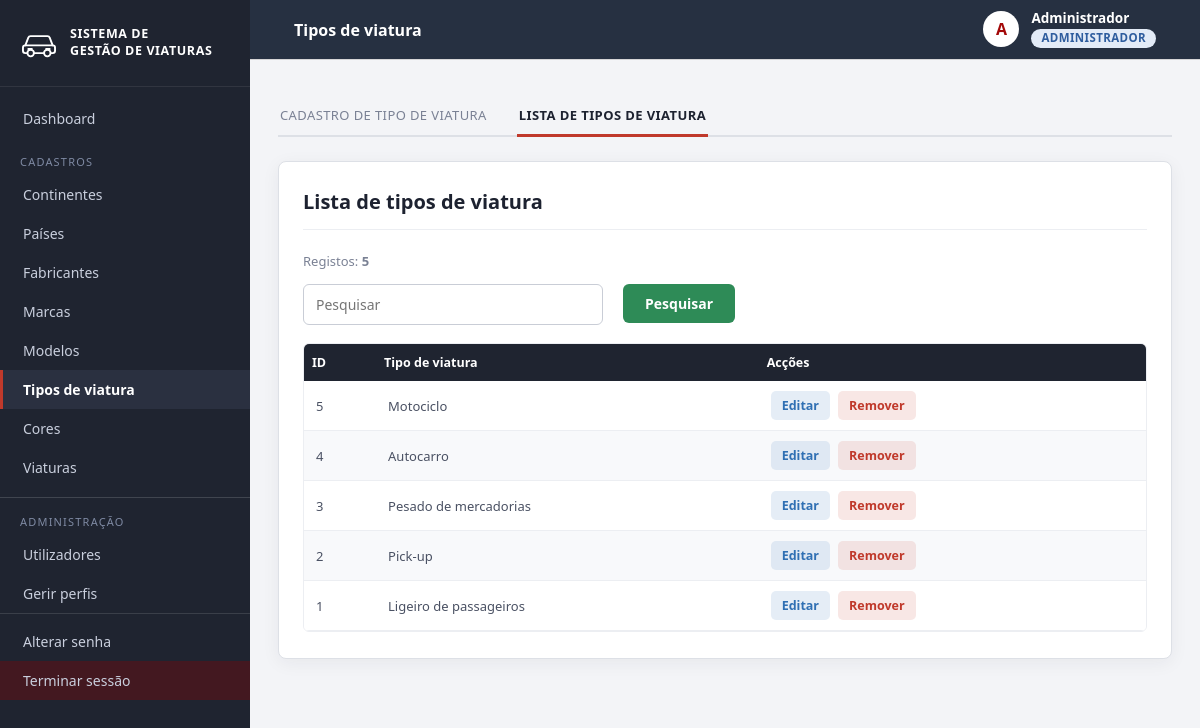
/view/ListarTipoViatura.php (signed in), run on the app's committed database.
### tables this page shows
CREATE TABLE tipoviatura (
    idTipo   INT AUTO_INCREMENT PRIMARY KEY,
    nomeTipo VARCHAR(60) NOT NULL,
    activo   TINYINT(1) NOT NULL DEFAULT 1
);

### controller/controllerLogin.php (called while the page is built, shortened)
<?php
include_once(__DIR__ . "/helpers.php");
include_once(__DIR__ . "/controllerLog.php");
function eAdministrador()
{
    return isset($_SESSION['idPerfil']) && (int) $_SESSION['idPerfil'] === ID_PERFIL_ADMIN;
}
function temPermissao($chave)
{
    global $conexao;
    static $chaves = null;
    if (eAdministrador() && strpos($chave, 'log:') !== 0) {
        return true;
    }
    if ($chaves === null) {
        $chaves = array();
        $idPerfil = (int) ($_SESSION['idPerfil'] ?? 0);
        $sql = "select p.chave from perfil_permissao pp
                join permissao p on p.codigoPermissao = pp.codigoPermissao
                where pp.idPerfil=" . $idPerfil;
        $result = mysqli_query($conexao, $sql);
        if ($result) {
            while ($rs = mysqli_fetch_assoc($result)) {
                array_push($chaves, $rs['chave']);
            }
        }
    }
    return in_array($chave, $chaves);
}

### controller/controllerTipoViatura.php (called while the page is built, shortened)
<?php
include_once(__DIR__ . "/../model/TipoViatura.php");
include_once(__DIR__ . "/helpers.php");
include_once(__DIR__ . "/controllerLog.php");
function montarTipoViatura($rs)
{
    return new TipoViatura($rs['idTipo'], $rs['nomeTipo']);
}
function consultarTipoViatura($filtro = "", $ordem = "t.idTipo desc")
{
    global $conexao;
    $lista = array();
    $sql = "select t.* from tipoviatura t where t.activo=1" . $filtro . " order by " . $ordem;
    $result = mysqli_query($conexao, $sql);
    if ($result) {
        while ($rs = mysqli_fetch_assoc($result)) {
            array_push($lista, montarTipoViatura($rs));
        }
    }
    return $lista;
}
function listarTipoViatura()
{
    return consultarTipoViatura();
}

### controller/helpers.php (called while the page is built, shortened)
<?php
function e($texto)
{
    return htmlspecialchars((string) $texto, ENT_QUOTES, 'UTF-8');
}

### model/TipoViatura.php (called while the page is built, shortened)
<?php
class TipoViatura
{
    private $idTipo;
    private $nomeTipo;
    public function __construct($idTipo, $nomeTipo)
    {
        $this->idTipo = $idTipo;
        $this->nomeTipo = $nomeTipo;
    }
    public function getIdTipo()
    {
        return $this->idTipo;
    }
    public function getNomeTipo()
    {
        return $this->nomeTipo;
    }
}

### view/ListarTipoViatura.php (the view, shortened to what this page needs)
<?php
include_once __DIR__ . '/../controller/controllerLogin.php';
include_once __DIR__ . '/../controller/controllerTipoViatura.php';
$pesquisa = trim($_GET['pesquisa'] ?? '');
$lista = $pesquisa != '' ? pesquisarTipoViatura($pesquisa) : listarTipoViatura();
$podeEditar = temPermissao('tipoviatura:actualizar');
$podeRemover = temPermissao('tipoviatura:remover');
?>
<!DOCTYPE html>
<html lang="pt">
<head>
    <link rel="stylesheet" href="css/estilo.css">
</head>
<body>
    <?php include __DIR__ . '/partials/menu.php'; ?>
    <div class="mae">
        <div class="cabecalho">
            <div class="abas">
                <?php if (temPermissao('tipoviatura:criar')) { ?><a href="CadastrarTipoViatura.php" class="aba">CADASTRO DE TIPO DE VIATURA</a><?php } ?>
                <div class="aba abaAtiva">LISTA DE TIPOS DE VIATURA</div>
            </div>
        </div>
        <div class="dalheee">
            <div class="card">
                <div class="topo">
                    <h1 class="titulo"><strong>Lista de tipos de viatura</strong></h1>
                </div>
                <p class="totalRegistos">Registos: <strong><?= count($lista) ?></strong></p>
                <form method="get">
                    <div class="linha">
                        <div class="campo campoBusca">
                            <input type="text" name="pesquisa" class="input" placeholder="Pesquisar" value="<?= e($pesquisa) ?>">
                        </div>
                        <div class="campo">
                            <button type="submit" class="botao">Pesquisar</button>
                        </div>
                    </div>
                </form>
                <div class="tabela">
                    <table>
                        <thead>
                            <tr>
                                <th>ID</th>
                                <th>Tipo de viatura</th>
                                <th>Acções</th>
                            </tr>
                        </thead>
                        <tbody>
                            <?php if (count($lista) == 0) { ?>
                                <tr>
                                    <td colspan="3">SEM NENHUM TIPO DE VIATURA REGISTADO</td>
                                </tr>
                            <?php } else { ?>
                                <?php foreach ($lista as $item) { ?>
                                    <tr>
                                        <td><?= $item->getIdTipo() ?></td>
                                        <td><?= e($item->getNomeTipo()) ?></td>
                                        <td>
                                            <div class="acoes">
                                                <?php if ($podeEditar) { ?>
                                                    <a href="#editar-<?= $item->getIdTipo() ?>" class="botaoAtualizar">Editar</a>
                                                <?php } ?>
                                                <?php if ($podeRemover) { ?>
                                                    <a href="#remover-<?= $item->getIdTipo() ?>" class="botaoRemover">Remover</a>
                                                <?php } ?>
                                            </div>
                                        </td>
                                    </tr>
                                <?php } ?>
                            <?php } ?>
                        </tbody>
                    </table>
                </div>
            </div>
        </div>
    </div>
</body>
</html>

### view/css/estilo.css (style rules this page uses)
:root { --escuro: #1f2430; --escuro-2: #2a3040; --acento: #c0392b; --acento-hover: #a93226; --verde: #2e8b57; --verde-hover: #25744a; --azul: #2f6fb3; --azul-hover: #265a93; --fundo: #f3f4f7; --branco: #ffffff; --borda: #dde0e6; --texto: #1d2230; --texto-medio: #4a5163; --texto-claro: #7a8194; }
* { margin: 0; padding: 0; box-sizing: border-box; font-family: 'Segoe UI', 'Trebuchet MS', Arial, sans-serif; }
body { background-color: var(--fundo); color: var(--texto); min-height: 100vh; }
.mae { margin-left: 250px; min-height: 100vh; display: flex; flex-direction: column; padding: 92px 28px 40px; }
.cabecalho { position: sticky; top: 60px; z-index: 10; background-color: var(--fundo); padding-top: 4px; margin-bottom: 24px; }
.abas { display: flex; gap: 28px; max-width: 1400px; margin: 0 auto; border-bottom: 2px solid var(--borda); }
.aba { padding: 10px 2px; font-size: 13px; letter-spacing: 0.4px; color: var(--texto-claro); text-decoration: none; }
.abaAtiva { color: var(--texto); font-weight: bold; border-bottom: 3px solid var(--acento); margin-bottom: -2px; }
.dalheee { width: 100%; display: flex; justify-content: center; }
.card { width: 100%; max-width: 1400px; margin: 0 auto; background-color: var(--branco); border: 1px solid var(--borda); border-radius: 8px; padding: 26px 24px; box-shadow: 0 4px 18px rgba(31, 36, 48, 0.06); }
.topo { margin-bottom: 22px; padding-bottom: 14px; border-bottom: 1px solid #eceef2; }
.titulo { font-size: 20px; color: var(--texto); }
.linha { display: flex; gap: 20px; }
.campo { margin-bottom: 18px; }
.campoBusca { width: 300px; }
.input { width: 100%; padding: 10px 12px; border: 1px solid #c9cdd6; border-radius: 6px; font-size: 14px; color: var(--texto); background-color: #ffffff; transition: border-color 0.15s ease, box-shadow 0.15s ease; }
.botao { display: inline-block; padding: 10px 22px; border: none; border-radius: 6px; background-color: var(--verde); color: #ffffff; font-size: 14px; font-weight: 600; text-decoration: none; cursor: pointer; white-space: nowrap; }
.tabela { width: 100%; max-height: calc(100vh - 360px); min-height: 280px; overflow: auto; border: 1px solid #eceef2; border-radius: 6px; }
table { width: 100%; border-collapse: collapse; background-color: #ffffff; }
thead th { position: sticky; top: 0; z-index: 2; background-color: var(--escuro); color: #ffffff; text-align: left; padding: 10px 8px; font-size: 12.5px; font-weight: 600; white-space: nowrap; }
tbody td { padding: 10px 12px; white-space: nowrap; font-size: 13px; color: var(--texto-medio); border-bottom: 1px solid #eceef2; }
tbody tr:nth-child(even) { background-color: #f8f9fb; }
.acoes { display: flex; gap: 8px; }
.acoes a, .acoes button { border: none; border-radius: 5px; padding: 6px 11px; font-size: 12.5px; font-weight: 600; text-decoration: none; white-space: nowrap; cursor: pointer; transition: background-color 0.15s ease, color 0.15s ease; }
.botaoAtualizar { color: #2f6fb3; background-color: rgba(47, 111, 179, 0.12); }
.botaoRemover { color: #c0392b; background-color: rgba(192, 57, 43, 0.12); }
.totalRegistos { margin-bottom: 14px; font-size: 13px; color: var(--texto-claro); }

### data on the page
tipoviatura: idTipo "5", nomeTipo "Motociclo"
tipoviatura: idTipo "4", nomeTipo "Autocarro"
tipoviatura: idTipo "3", nomeTipo "Pesado de mercadorias"
tipoviatura: idTipo "2", nomeTipo "Pick-up"
tipoviatura: idTipo "1", nomeTipo "Ligeiro de passageiros"

### other printed values
$entidade['menu'] "Continentes"
$entidade['menu'] "Países"
$entidade['menu'] "Fabricantes"
$entidade['menu'] "Marcas"
$entidade['menu'] "Modelos"
$entidade['menu'] "Tipos de viatura"
$entidade['menu'] "Cores"
$entidade['menu'] "Viaturas"
$tituloTopo "Tipos de viatura"
substr($nomeTopo, 0, 1) "A"
$nomeTopo "Administrador"
$_SESSION['perfil'] "ADMINISTRADOR"
count($lista) "5"
